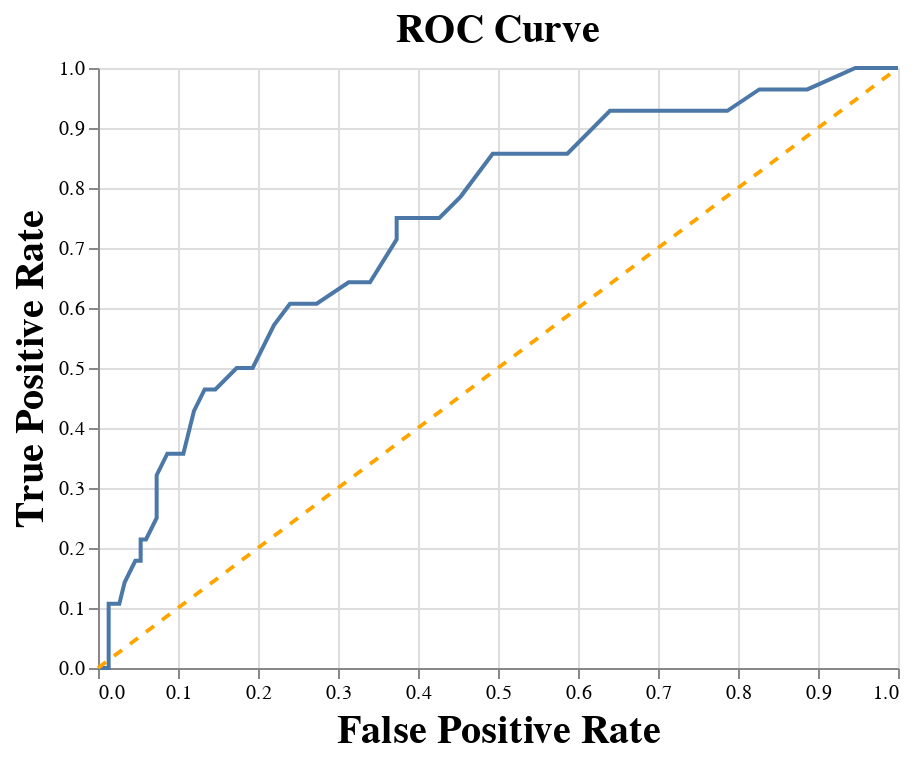

Write notebook code for a chart like this one.
### Code cell
# ROC curve

fpr, tpr, _ = roc_curve(y_test, rf.predict_proba(X_test)[:,1])

roc_df = pd.DataFrame({"fpr":fpr, "tpr":tpr})

line_df = pd.DataFrame({"start":[0,1], "end":[0,1]})

roc = alt.Chart(roc_df).mark_line().encode(
    x = alt.X("fpr:Q"),
    y = alt.Y("tpr:Q")
)
    
line = alt.Chart(line_df).mark_line(strokeDash=[5,5], color="orange").encode(
    x = alt.X("start:Q", axis=alt.Axis(title="False Positive Rate")),
    y = alt.Y("end:Q", axis=alt.Axis(title="True Positive Rate"))
)
    
(roc + line).configure_axis(titleFontSize=20).properties(title="ROC Curve").configure_title(fontSize=20)

### Figure 1 — Vega-Lite specification as saved in the notebook (floating-point values rounded to 4 significant figures)
{"$schema": "https://vega.github.io/schema/vega-lite/v3.4.0.json", "config": {"axis": {"titleFontSize": 20}, "mark": {"tooltip": null}, "title": {"fontSize": 20}, "view": {"height": 300, "width": 400}}, "datasets": {"data-c771f53fbd152d545af47339cd7730e6": [{"fpr": 0, "tpr": 0}, {"fpr": 0.006667, "tpr": 0}, {"fpr": 0.01333, "tpr": 0}, {"fpr": 0.01333, "tpr": 0.1071}, {"fpr": 0.02667, "tpr": 0.1071}, {"fpr": 0.03333, "tpr": 0.1429}, {"fpr": 0.04667, "tpr": 0.1786}, {"fpr": 0.05333, "tpr": 0.1786}, {"fpr": 0.05333, "tpr": 0.2143}, {"fpr": 0.06, "tpr": 0.2143}, {"fpr": 0.07333, "tpr": 0.25}, {"fpr": 0.07333, "tpr": 0.3214}, {"fpr": 0.08667, "tpr": 0.3571}, {"fpr": 0.09333, "tpr": 0.3571}, {"fpr": 0.1067, "tpr": 0.3571}, {"fpr": 0.12, "tpr": 0.4286}, {"fpr": 0.1333, "tpr": 0.4643}, {"fpr": 0.1467, "tpr": 0.4643}, {"fpr": 0.1733, "tpr": 0.5}, {"fpr": 0.1933, "tpr": 0.5}, {"fpr": 0.22, "tpr": 0.5714}, {"fpr": 0.24, "tpr": 0.6071}, {"fpr": 0.2733, "tpr": 0.6071}, {"fpr": 0.3133, "tpr": 0.6429}, {"fpr": 0.34, "tpr": 0.6429}, {"fpr": 0.3733, "tpr": 0.7143}, {"fpr": 0.3733, "tpr": 0.75}, {"fpr": 0.3867, "tpr": 0.75}, {"fpr": 0.4133, "tpr": 0.75}, {"fpr": 0.4267, "tpr": 0.75}, {"fpr": 0.4533, "tpr": 0.7857}, {"fpr": 0.4933, "tpr": 0.8571}, {"fpr": 0.54, "tpr": 0.8571}, {"fpr": 0.5467, "tpr": 0.8571}, {"fpr": 0.56, "tpr": 0.8571}, {"fpr": 0.5867, "tpr": 0.8571}, {"fpr": 0.64, "tpr": 0.9286}, {"fpr": 0.6733, "tpr": 0.9286}, {"fpr": 0.72, "tpr": 0.9286}, {"fpr": 0.7867, "tpr": 0.9286}, {"fpr": 0.8267, "tpr": 0.9643}, {"fpr": 0.8867, "tpr": 0.9643}, {"fpr": 0.9467, "tpr": 1}, {"fpr": 1, "tpr": 1}], "data-f4809202ef9fd364138320dbf6e2580f": [{"end": 0, "start": 0}, {"end": 1, "start": 1}]}, "layer": [{"data": {"name": "data-c771f53fbd152d545af47339cd7730e6"}, "encoding": {"x": {"field": "fpr", "type": "quantitative"}, "y": {"field": "tpr", "type": "quantitative"}}, "mark": "line"}, {"data": {"name": "data-f4809202ef9fd364138320dbf6e2580f"}, "encoding": {"x": {"axis": {"title": "False Positive Rate"}, "field": "start", "type": "quantitative"}, "y": {"axis": {"title": "True Positive Rate"}, "field": "end", "type": "quantitative"}}, "mark": {"color": "orange", "strokeDash": [5, 5], "type": "line"}}], "title": "ROC Curve"}
